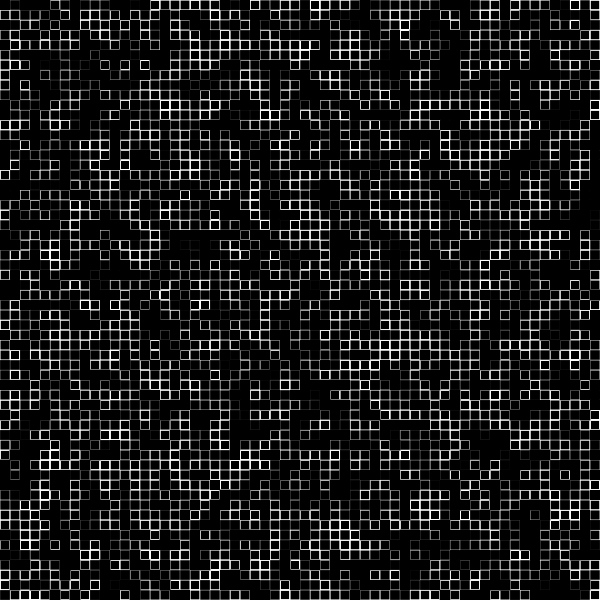
Frame 1 (no input)
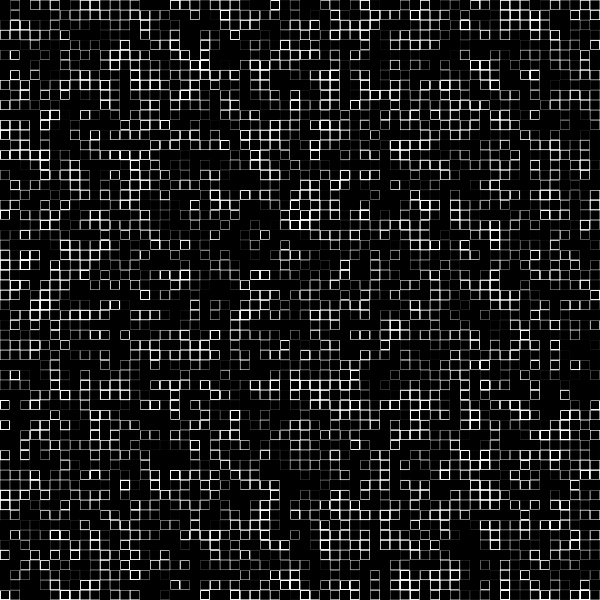
Frame 60 (no input)
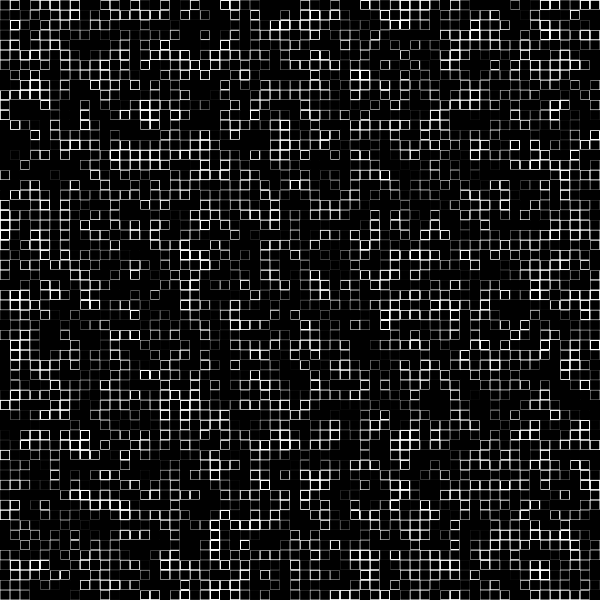
Frame 120 (the mouse pressed at the canvas centre since frame 60)

The p5.js sketch that drew these frames (run headless with seeded random() and noise() and a simulated clock; from frame 60 on, the mouse is pressed at the canvas centre):

// p5.js sketch
// ── sketch.js
function setup() {
  createCanvas(600, 600);
  noStroke();
  rectMode(CENTER);
}

function draw() {
  background(255);
  fill(0);
  let s = 10;


  for (let x = 0; x < width; x += s) {
    for (let y = 0; y < height; y += s) {
      let size = random ( 8, 11);
      rect(x + s / 2, y + s / 2, size);
    }
  }
}
